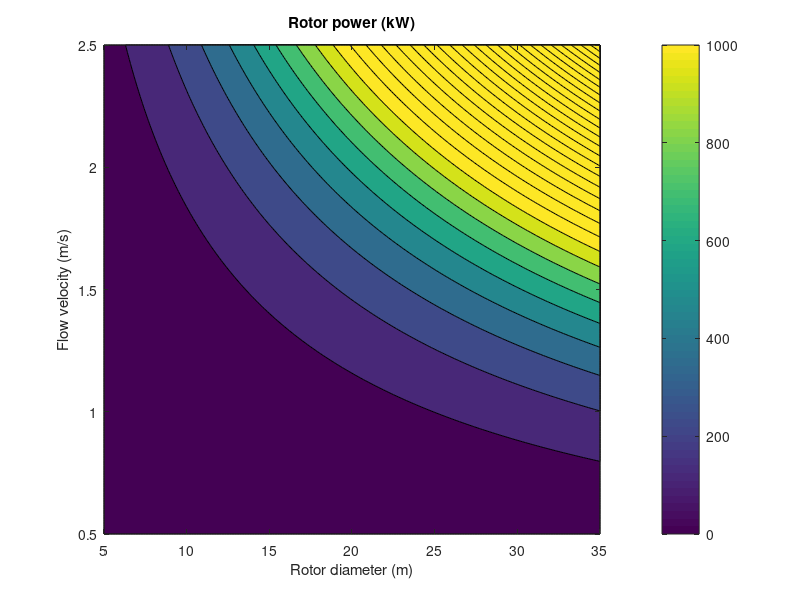

MATLAB code to generate this figure:
% This simple script calculates and plots rotor power vs. flow velocity
% for an assumed performance coefficient
% @author Michael Lawson

clc; clear all; close all

Cp = 0.47;
rho = 1025;
flowVel = 0.5:.01:2.5;
rotorDia = 5:.1:35;

[U D] = meshgrid(flowVel,rotorDia);
pow = 1/2*rho*U.^3.*pi.*(D./2).^2*Cp;

contourf(D,U,pow/1000,30);
caxis([0 1000])
colorbar
xlabel('Rotor diameter (m)');
ylabel('Flow velocity (m/s)');
title('Rotor power (kW)');